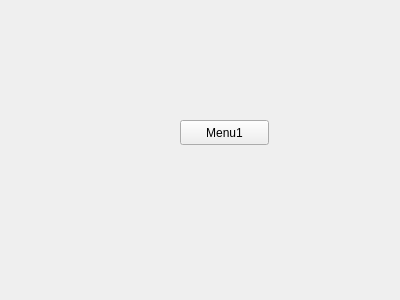
<?xml version="1.0" encoding="UTF-8"?>
<ui version="4.0">
 <class>Form</class>
 <widget class="QWidget" name="Form">
  <property name="geometry">
   <rect>
    <x>0</x>
    <y>0</y>
    <width>400</width>
    <height>300</height>
   </rect>
  </property>
  <property name="windowTitle">
   <string>Form</string>
  </property>
  <widget class="QPushButton" name="Menu1">
   <property name="geometry">
    <rect>
     <x>180</x>
     <y>120</y>
     <width>89</width>
     <height>25</height>
    </rect>
   </property>
   <property name="text">
    <string>Menu1</string>
   </property>
  </widget>
 </widget>
 <resources/>
 <connections/>
</ui>
